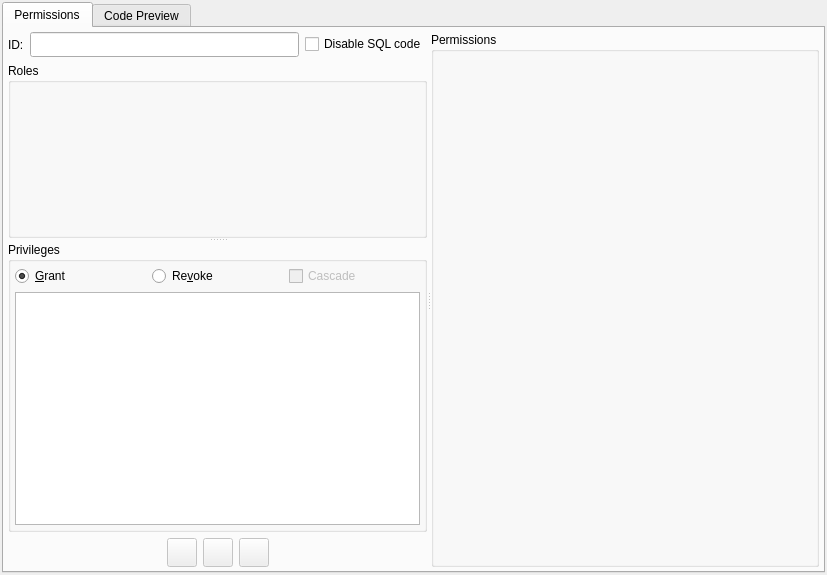
<?xml version="1.0" encoding="UTF-8"?>
<ui version="4.0">
 <class>PermissionWidget</class>
 <widget class="QWidget" name="PermissionWidget">
  <property name="geometry">
   <rect>
    <x>0</x>
    <y>0</y>
    <width>827</width>
    <height>575</height>
   </rect>
  </property>
  <property name="minimumSize">
   <size>
    <width>0</width>
    <height>0</height>
   </size>
  </property>
  <property name="maximumSize">
   <size>
    <width>16777215</width>
    <height>16777215</height>
   </size>
  </property>
  <property name="windowTitle">
   <string>Edit permissions</string>
  </property>
  <layout class="QGridLayout" name="permission_grid">
   <property name="leftMargin">
    <number>2</number>
   </property>
   <property name="topMargin">
    <number>2</number>
   </property>
   <property name="rightMargin">
    <number>2</number>
   </property>
   <property name="bottomMargin">
    <number>2</number>
   </property>
   <property name="spacing">
    <number>6</number>
   </property>
   <item row="0" column="0">
    <widget class="QTabWidget" name="tabWidget">
     <property name="currentIndex">
      <number>0</number>
     </property>
     <widget class="QWidget" name="tab">
      <attribute name="title">
       <string>Permissions</string>
      </attribute>
      <layout class="QGridLayout" name="gridLayout_2">
       <property name="leftMargin">
        <number>4</number>
       </property>
       <property name="topMargin">
        <number>4</number>
       </property>
       <property name="rightMargin">
        <number>4</number>
       </property>
       <property name="bottomMargin">
        <number>4</number>
       </property>
       <item row="0" column="0">
        <widget class="QSplitter" name="splitter_2">
         <property name="orientation">
          <enum>Qt::Horizontal</enum>
         </property>
         <widget class="QWidget" name="layoutWidget">
          <layout class="QVBoxLayout" name="verticalLayout">
           <item>
            <layout class="QHBoxLayout" name="horizontalLayout">
             <item>
              <widget class="QLabel" name="id_lbl">
               <property name="sizePolicy">
                <sizepolicy hsizetype="Fixed" vsizetype="Preferred">
                 <horstretch>0</horstretch>
                 <verstretch>0</verstretch>
                </sizepolicy>
               </property>
               <property name="maximumSize">
                <size>
                 <width>16777215</width>
                 <height>16777215</height>
                </size>
               </property>
               <property name="text">
                <string>ID:</string>
               </property>
              </widget>
             </item>
             <item>
              <widget class="QLineEdit" name="perm_id_edt">
               <property name="sizePolicy">
                <sizepolicy hsizetype="Expanding" vsizetype="Fixed">
                 <horstretch>0</horstretch>
                 <verstretch>0</verstretch>
                </sizepolicy>
               </property>
               <property name="minimumSize">
                <size>
                 <width>0</width>
                 <height>25</height>
                </size>
               </property>
               <property name="font">
                <font>
                 <italic>true</italic>
                </font>
               </property>
               <property name="readOnly">
                <bool>true</bool>
               </property>
              </widget>
             </item>
             <item>
              <widget class="QCheckBox" name="perm_disable_sql_chk">
               <property name="text">
                <string>Disable SQL code</string>
               </property>
              </widget>
             </item>
            </layout>
           </item>
           <item>
            <widget class="QSplitter" name="splitter">
             <property name="orientation">
              <enum>Qt::Vertical</enum>
             </property>
             <widget class="QGroupBox" name="roles_gb">
              <property name="sizePolicy">
               <sizepolicy hsizetype="Expanding" vsizetype="Preferred">
                <horstretch>0</horstretch>
                <verstretch>0</verstretch>
               </sizepolicy>
              </property>
              <property name="minimumSize">
               <size>
                <width>0</width>
                <height>150</height>
               </size>
              </property>
              <property name="maximumSize">
               <size>
                <width>16777215</width>
                <height>16777215</height>
               </size>
              </property>
              <property name="title">
               <string>Roles</string>
              </property>
             </widget>
             <widget class="QGroupBox" name="privileges_gb">
              <property name="sizePolicy">
               <sizepolicy hsizetype="Preferred" vsizetype="Preferred">
                <horstretch>0</horstretch>
                <verstretch>0</verstretch>
               </sizepolicy>
              </property>
              <property name="minimumSize">
               <size>
                <width>0</width>
                <height>150</height>
               </size>
              </property>
              <property name="maximumSize">
               <size>
                <width>16777215</width>
                <height>16777215</height>
               </size>
              </property>
              <property name="title">
               <string>Privileges</string>
              </property>
              <layout class="QGridLayout" name="gridLayout">
               <property name="leftMargin">
                <number>4</number>
               </property>
               <property name="topMargin">
                <number>4</number>
               </property>
               <property name="rightMargin">
                <number>4</number>
               </property>
               <property name="bottomMargin">
                <number>4</number>
               </property>
               <property name="spacing">
                <number>6</number>
               </property>
               <item row="0" column="0">
                <widget class="QRadioButton" name="grant_rb">
                 <property name="enabled">
                  <bool>true</bool>
                 </property>
                 <property name="text">
                  <string>&amp;Grant</string>
                 </property>
                 <property name="checked">
                  <bool>true</bool>
                 </property>
                </widget>
               </item>
               <item row="0" column="1">
                <widget class="QRadioButton" name="revoke_rb">
                 <property name="text">
                  <string>Re&amp;voke</string>
                 </property>
                </widget>
               </item>
               <item row="0" column="2">
                <widget class="QCheckBox" name="cascade_chk">
                 <property name="enabled">
                  <bool>false</bool>
                 </property>
                 <property name="text">
                  <string>Cascade</string>
                 </property>
                </widget>
               </item>
               <item row="1" column="0" colspan="3">
                <widget class="QTableWidget" name="privileges_tbw">
                 <property name="selectionMode">
                  <enum>QAbstractItemView::SingleSelection</enum>
                 </property>
                 <property name="selectionBehavior">
                  <enum>QAbstractItemView::SelectRows</enum>
                 </property>
                 <attribute name="horizontalHeaderVisible">
                  <bool>false</bool>
                 </attribute>
                 <attribute name="horizontalHeaderStretchLastSection">
                  <bool>true</bool>
                 </attribute>
                 <attribute name="verticalHeaderVisible">
                  <bool>false</bool>
                 </attribute>
                 <column>
                  <property name="text">
                   <string>Privilege</string>
                  </property>
                 </column>
                 <column>
                  <property name="text">
                   <string>GRANT OPTION</string>
                  </property>
                 </column>
                </widget>
               </item>
              </layout>
             </widget>
            </widget>
           </item>
           <item>
            <layout class="QHBoxLayout" name="horizontalLayout_2">
             <item>
              <spacer name="horizontalSpacer_2">
               <property name="orientation">
                <enum>Qt::Horizontal</enum>
               </property>
               <property name="sizeHint" stdset="0">
                <size>
                 <width>35</width>
                 <height>20</height>
                </size>
               </property>
              </spacer>
             </item>
             <item>
              <widget class="QToolButton" name="add_perm_tb">
               <property name="enabled">
                <bool>false</bool>
               </property>
               <property name="sizePolicy">
                <sizepolicy hsizetype="Preferred" vsizetype="Preferred">
                 <horstretch>0</horstretch>
                 <verstretch>0</verstretch>
                </sizepolicy>
               </property>
               <property name="toolTip">
                <string>Add Permission</string>
               </property>
               <property name="text">
                <string/>
               </property>
               <property name="icon">
                <iconset resource="../res/resources.qrc">
                 <normaloff>:/icons/icons/add.png</normaloff>:/icons/icons/add.png</iconset>
               </property>
               <property name="iconSize">
                <size>
                 <width>22</width>
                 <height>22</height>
                </size>
               </property>
              </widget>
             </item>
             <item>
              <widget class="QToolButton" name="upd_perm_tb">
               <property name="enabled">
                <bool>false</bool>
               </property>
               <property name="sizePolicy">
                <sizepolicy hsizetype="Preferred" vsizetype="Preferred">
                 <horstretch>0</horstretch>
                 <verstretch>0</verstretch>
                </sizepolicy>
               </property>
               <property name="toolTip">
                <string>Update Permission</string>
               </property>
               <property name="text">
                <string/>
               </property>
               <property name="icon">
                <iconset resource="../res/resources.qrc">
                 <normaloff>:/icons/icons/refresh.png</normaloff>:/icons/icons/refresh.png</iconset>
               </property>
               <property name="iconSize">
                <size>
                 <width>22</width>
                 <height>22</height>
                </size>
               </property>
              </widget>
             </item>
             <item>
              <widget class="QToolButton" name="cancel_tb">
               <property name="enabled">
                <bool>false</bool>
               </property>
               <property name="sizePolicy">
                <sizepolicy hsizetype="Preferred" vsizetype="Preferred">
                 <horstretch>0</horstretch>
                 <verstretch>0</verstretch>
                </sizepolicy>
               </property>
               <property name="toolTip">
                <string>Cancel Operation</string>
               </property>
               <property name="text">
                <string/>
               </property>
               <property name="icon">
                <iconset resource="../res/resources.qrc">
                 <normaloff>:/icons/icons/close1.png</normaloff>:/icons/icons/close1.png</iconset>
               </property>
               <property name="iconSize">
                <size>
                 <width>22</width>
                 <height>22</height>
                </size>
               </property>
              </widget>
             </item>
             <item>
              <spacer name="horizontalSpacer">
               <property name="orientation">
                <enum>Qt::Horizontal</enum>
               </property>
               <property name="sizeHint" stdset="0">
                <size>
                 <width>35</width>
                 <height>20</height>
                </size>
               </property>
              </spacer>
             </item>
            </layout>
           </item>
          </layout>
         </widget>
         <widget class="QGroupBox" name="permissions_gb">
          <property name="sizePolicy">
           <sizepolicy hsizetype="Expanding" vsizetype="Expanding">
            <horstretch>0</horstretch>
            <verstretch>0</verstretch>
           </sizepolicy>
          </property>
          <property name="minimumSize">
           <size>
            <width>250</width>
            <height>0</height>
           </size>
          </property>
          <property name="maximumSize">
           <size>
            <width>16777215</width>
            <height>16777215</height>
           </size>
          </property>
          <property name="title">
           <string>Permissions</string>
          </property>
         </widget>
        </widget>
       </item>
      </layout>
     </widget>
     <widget class="QWidget" name="tab_2">
      <attribute name="title">
       <string>Code Preview</string>
      </attribute>
      <layout class="QGridLayout" name="gridLayout_3">
       <property name="leftMargin">
        <number>4</number>
       </property>
       <property name="topMargin">
        <number>4</number>
       </property>
       <property name="rightMargin">
        <number>4</number>
       </property>
       <property name="bottomMargin">
        <number>4</number>
       </property>
       <item row="0" column="0">
        <widget class="QPlainTextEdit" name="code_txt">
         <property name="font">
          <font>
           <family>DejaVu Sans Mono</family>
          </font>
         </property>
         <property name="readOnly">
          <bool>true</bool>
         </property>
        </widget>
       </item>
      </layout>
     </widget>
    </widget>
   </item>
  </layout>
 </widget>
 <tabstops>
  <tabstop>perm_id_edt</tabstop>
  <tabstop>perm_disable_sql_chk</tabstop>
  <tabstop>grant_rb</tabstop>
  <tabstop>revoke_rb</tabstop>
  <tabstop>cascade_chk</tabstop>
  <tabstop>privileges_tbw</tabstop>
  <tabstop>add_perm_tb</tabstop>
  <tabstop>upd_perm_tb</tabstop>
  <tabstop>cancel_tb</tabstop>
 </tabstops>
 <resources>
  <include location="../res/resources.qrc"/>
 </resources>
 <connections/>
</ui>
